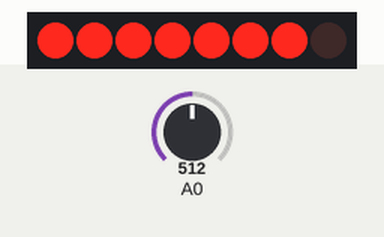
The sketch below on a simulated Arduino Uno, built with avr-gcc and run on an emulated ATmega328P. Parts: 8 shift-register outputs drawn as a row of LEDs (first output left, lit = HIGH). Wiring (inferred from the names in the program): shift register (74HC595): data pin 5; shift clock pin 3; latch pin 4. Wiring (inferred from the signals the program sends): row of LEDs: on Q0, Q1, Q2, Q3, Q4, Q5, Q6, Q7. The test bench sets the inputs (shaded band); at power-on: A0 = 512.

Above: at 1.2 s.
1.3 s: A0 set to 716
At 1.7 s:
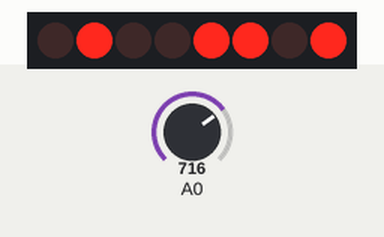
2.8 s: A0 set to 900
At 4.0 s:
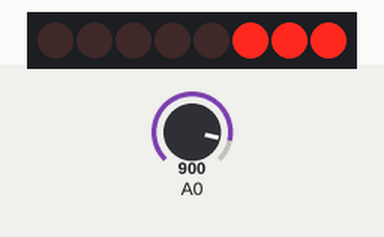
4.3 s: A0 set to 1023
At 5.4 s:
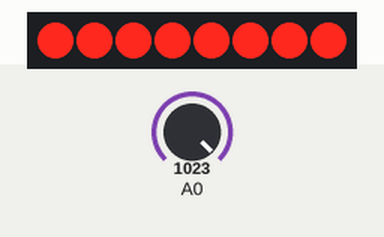
5.8 s: A0 set to 306
At 6.7 s:
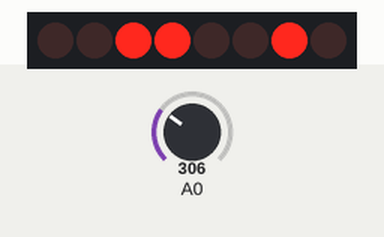
7.3 s: A0 set to 122
At 8.0 s:
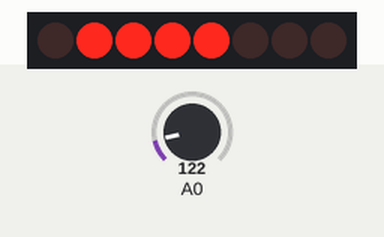
8.8 s: A0 set to 0
At 9.3 s:
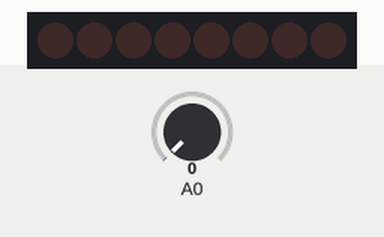
Timing chart, 0 to 11.3 s (numbered marks = the images above; inputs shaded):
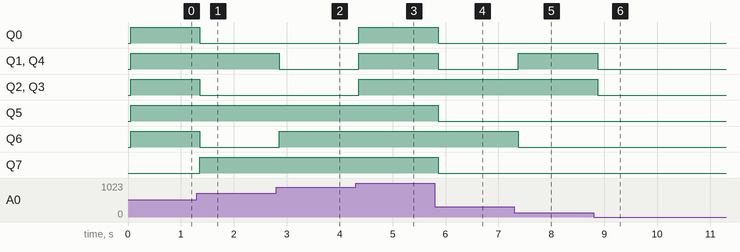

Measured:
- after the input at 1.3 s, Q0, Q2, Q3, Q6: HIGH → LOW after 0.05 s; Q7: LOW → HIGH after 0.05 s
- after the input at 2.8 s, Q1, Q4: HIGH → LOW after 0.06 s; Q6: LOW → HIGH after 0.06 s
- after the input at 4.3 s, Q0–4: LOW → HIGH after 0.06 s
- after the input at 5.8 s, Q0, Q1, Q4, Q5, Q7: HIGH → LOW after 0.07 s
- after the input at 7.3 s, Q1, Q4: LOW → HIGH after 0.07 s; Q6: HIGH → LOW after 0.07 s
- after the input at 8.8 s, Q1–4: HIGH → LOW after 0.07 s

The sketch:

U3PRT3.ino
```cpp
#define CLOCK 3
#define LATCH 4
#define DATA 5

void setup() {

pinMode(CLOCK,OUTPUT);digitalWrite(CLOCK,LOW);
pinMode(LATCH,OUTPUT);digitalWrite(LATCH,HIGH);
pinMode(DATA,OUTPUT);digitalWrite(DATA,LOW);
}

int pot=0,bin=0;

void loop() {
pot =analogRead(A0);delay(50);
bin = map(pot,0,1023,0,255);

  digitalWrite(LATCH,LOW);

  shiftOut(DATA,CLOCK,MSBFIRST,bin);

  digitalWrite(LATCH,HIGH);delay(50);

}
```
